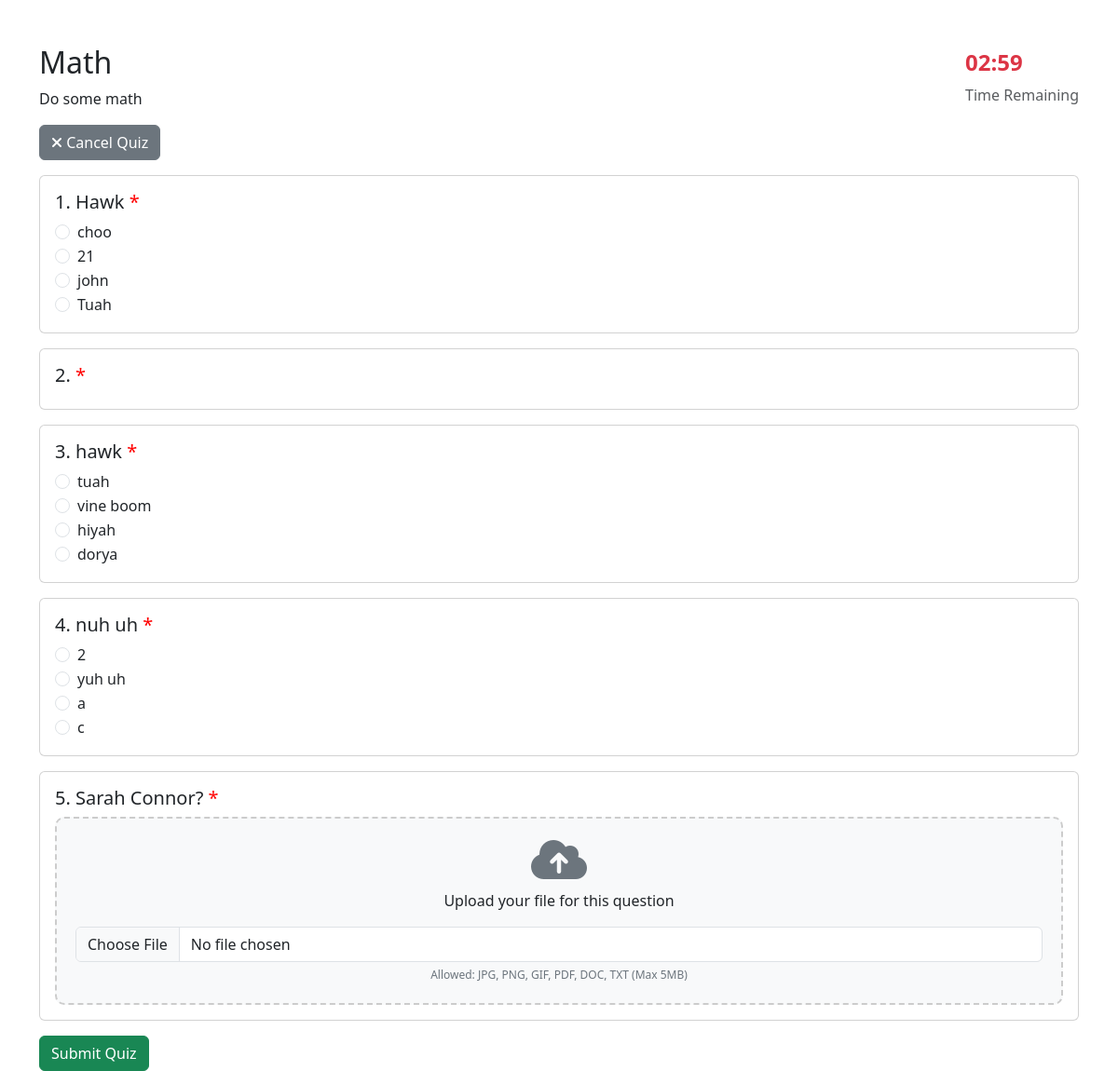
The page /TakeQuiz.php?id=2 (signed in) on the database its author committed.
### tables this page shows
CREATE TABLE `quizzes` (
  `quizID` int(11) NOT NULL,
  `quizTitle` varchar(100) NOT NULL,
  `description` text DEFAULT NULL,
  `timeLimit` int(11) NOT NULL
);

CREATE TABLE `questions` (
  `questionID` int(11) NOT NULL,
  `quizID` int(11) DEFAULT NULL,
  `questionText` text DEFAULT NULL,
  `choiceA` varchar(255) DEFAULT NULL,
  `choiceB` varchar(255) DEFAULT NULL,
  `choiceC` varchar(255) DEFAULT NULL,
  `choiceD` varchar(255) DEFAULT NULL,
  `answer` varchar(255) DEFAULT NULL,
  `question_type` enum('mcq','file') DEFAULT 'mcq',
  `is_file_question` tinyint(1) DEFAULT 0
);

### TakeQuiz.php (the view, shortened to what this page needs)
<?php
include("Database.php");
$quizID = $_GET['id'];
$quiz = mysqli_fetch_assoc(
    mysqli_query($conn, "SELECT * FROM quizzes WHERE quizID='$quizID'")
);
$questions = mysqli_query($conn, "SELECT * FROM questions WHERE quizID='$quizID'");
?>
<!DOCTYPE html>
<html>
<head>
    <link href="https://cdn.jsdelivr.net/npm/bootstrap@5.3.3/dist/css/bootstrap.min.css" rel="stylesheet">
    <link rel="stylesheet" href="https://cdnjs.cloudflare.com/ajax/libs/font-awesome/6.4.0/css/all.min.css">
</head>
<body>
<div class="container mt-5">
    <div class="d-flex justify-content-between align-items-center">
        <div>
            <h2><?php echo htmlspecialchars($quiz['quizTitle']); ?></h2>
            <p><?php echo htmlspecialchars($quiz['description']); ?></p>
        </div>
        <div>
            <h4 id="timer"></h4>
            <p class="text-muted">Time Remaining</p>
        </div>
    </div>
    <a href="StudentDashboard.php" class="btn btn-secondary mb-3">
        <i class="fas fa-times"></i> Cancel Quiz
    </a>
    <form action="SubmitQuiz.php" method="POST" enctype="multipart/form-data">
        <?php
        $number = 1;
        while ($row = mysqli_fetch_assoc($questions)) {
        ?>
            <div class="card mb-3">
                <div class="card-body">
                    <h5>
                        <?php echo $number . ". " . htmlspecialchars($row['questionText']); ?>
                        <span class="required-star">*</span>
                    </h5>
                    <?php if ($row['question_type'] == 'file'): ?>
                        <div class="file-upload-box">
                            <i class="fas fa-cloud-upload-alt"></i>
                            <p class="mt-2">Upload your file for this question</p>
                            <input type="file"
                                   class="form-control"
                                   name="file_<?php echo $row['questionID']; ?>"
                                   accept=".jpg,.jpeg,.png,.gif,.pdf,.doc,.docx">
                            <small class="upload-info">
                                Allowed: JPG, PNG, GIF, PDF, DOC, TXT (Max 5MB)
                            </small>
                        </div>
                    <?php else: ?>
                        <?php
                        $choices = [
                            'choiceA' => $row['choiceA'],
                            'choiceB' => $row['choiceB'],
                            'choiceC' => $row['choiceC'],
                            'choiceD' => $row['choiceD']
                        ];
                        foreach ($choices as $key => $choice):
                            if (!empty($choice)):
                        ?>
                            <div class="form-check">
                                <input class="form-check-input"
                                       type="radio"
                                       name="answer[<?php echo $row['questionID']; ?>]"
                                       value="<?php echo htmlspecialchars($choice); ?>"
                                       id="q<?php echo $row['questionID']; ?>_<?php echo $key; ?>">
                                <label class="form-check-label" for="q<?php echo $row['questionID']; ?>_<?php echo $key; ?>">
                                    <?php echo htmlspecialchars($choice); ?>
                                </label>
                            </div>
                        <?php
                            endif;
                        endforeach;
                        ?>
                    <?php endif; ?>
                </div>
            </div>
        <?php
            $number++;
        }
        ?>
        <input type="submit" value="Submit Quiz" class="btn btn-success">
    </form>
</div>
</body>
</html>

### TakeQuiz.php (style rules this page uses)
.file-upload-box { border: 2px dashed #ccc; padding: 20px; border-radius: 10px; text-align: center; background-color: #f8f9fa; transition: all 0.3s ease; }
.file-upload-box i { font-size: 48px; color: #6c757d; }
.required-star { color: red; }
.upload-info { font-size: 12px; color: #6c757d; }
#timer { color: #dc3545; font-weight: bold; font-size: 24px; }

### rows shown on the page
quizzes: quizTitle "Math", description "Do some math"
questions: questionText "Hawk", choiceA "choo", choiceB "21", choiceC "john", choiceD "Tuah"
questions: questionText "hawk", choiceA "tuah", choiceB "vine boom", choiceC "hiyah", choiceD "dorya"
questions: questionText "nuh uh", choiceA "2", choiceB "yuh uh", choiceC "a", choiceD "c"
questions: questionText "Sarah Connor?"
